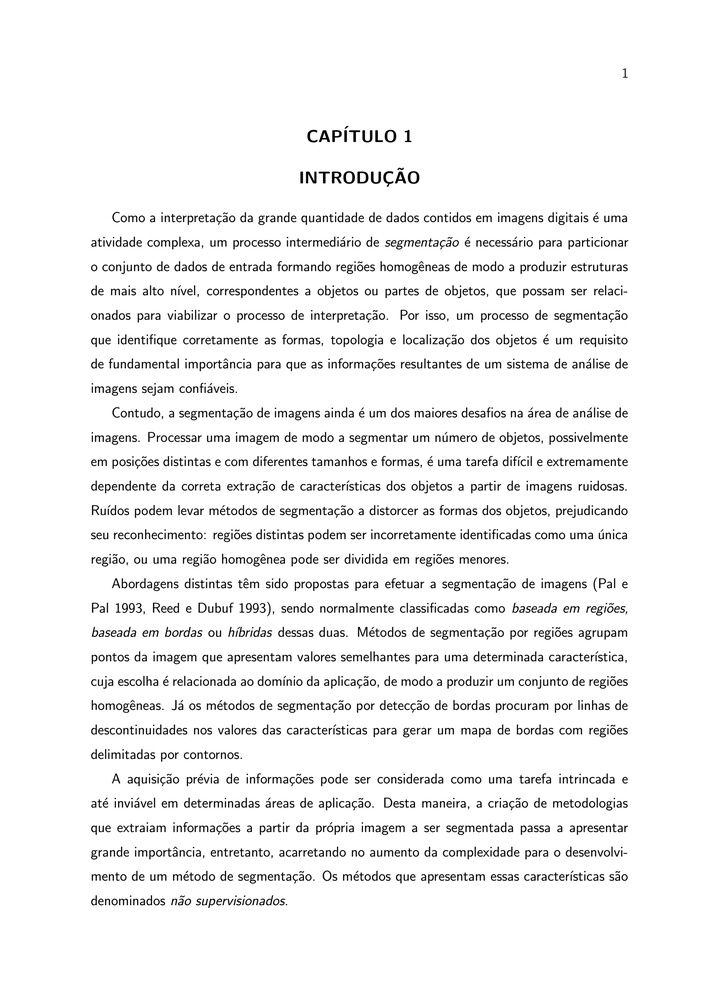
#> input picture tp1/src/dados/page1.jpg, 706 x 999 px, shrunk from 1844 x 2609 before the run
$ jupyter execute playground.ipynb   (shell and % lines are left out)   (Python 2 division)   (older library calls are emulated)
#> lines starting #> are read from the running program, lines starting #| are printed output that depends on the picture; after the words box and inside, x2 and y2 are one past the last pixel; in counts of white or black regions, pixels touching at a corner belong together
[cell 1]
import cv2
from matplotlib import pyplot as plt
import numpy as np
import time as t
print "OpenCV Version : %s " % cv2.__version__

import sys
import os

[cell 2]
src_path = "./export/"


def test(img_path):

    # Read image with opencv
#> called with img_path = 'dados/page1.jpg'
    img = cv2.imread(img_path)
#> img is the input picture: shape (999, 706, 3); min 0, max 255, mean 241.6

    # Convert to gray
    img_gray = cv2.cvtColor(img, cv2.COLOR_BGR2GRAY)
    ret, mask = cv2.threshold(img_gray, 180, 255, cv2.THRESH_BINARY)
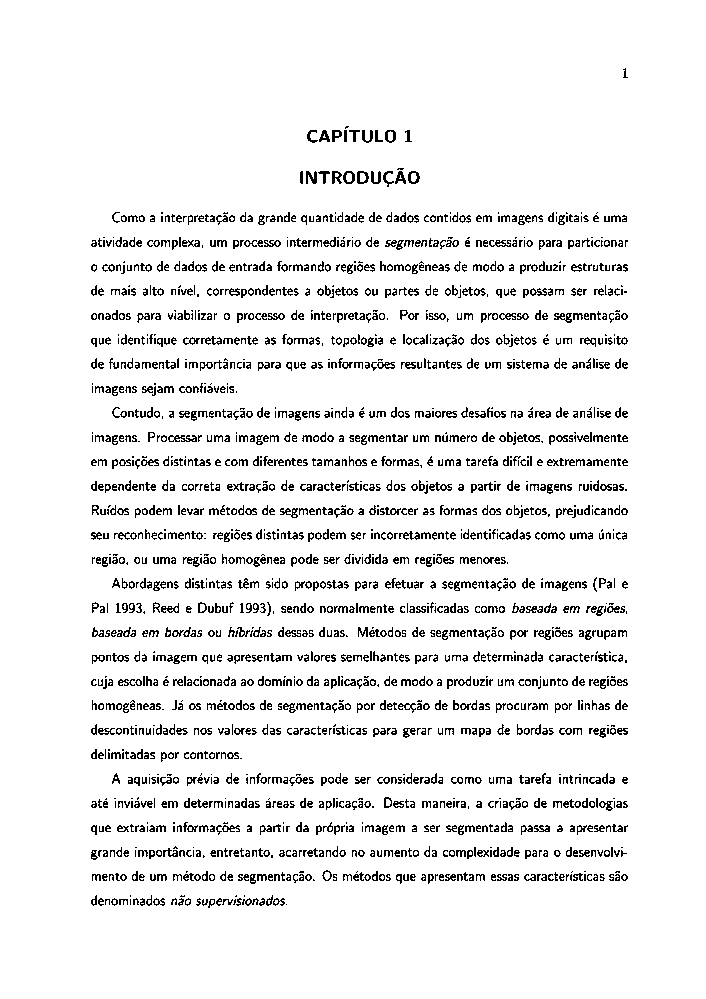
#> mask: shape (999, 706); 92.9% white; black in thin lines or dots, all inside (x1, y1, x2, y2) = (91, 68, 628, 908)
    image_final = cv2.bitwise_and(img_gray, img_gray, mask=mask)
    ret, new_img = cv2.threshold(image_final, 180, 255, cv2.THRESH_BINARY_INV)
    # for black text , cv.THRESH_BINARY_INV

    # Removing noise portions

    # to manipulate the orientation of dilution ,
    # large x means horizonatally dilating  more,
    # large y means vertically dilating more
    kernel = cv2.getStructuringElement(cv2.MORPH_CROSS, (12, 10))
    print kernel
    # dilate , more the iteration more the dilation
    dilated = cv2.dilate(new_img, kernel, iterations=1)
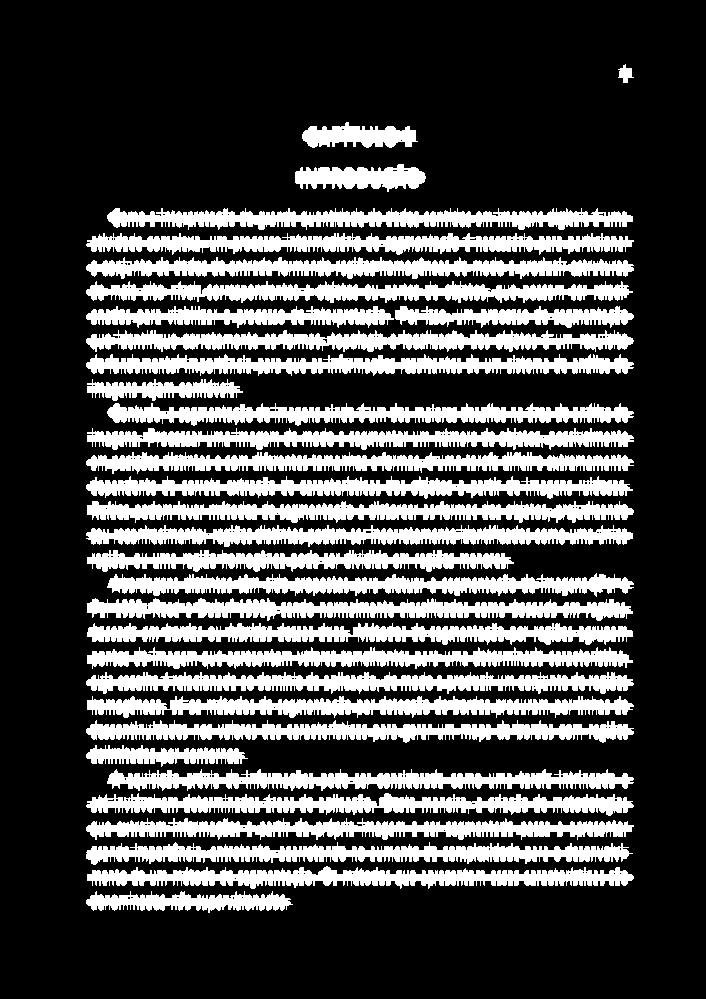
#> dilated: shape (999, 706); 28% white; 33 white regions

    image, contours, hierarchy = cv2.findContours(dilated,cv2.RETR_EXTERNAL,cv2.CHAIN_APPROX_NONE)  # cv3.x.x
#> contours = 33 contours; largest, box (x1, y1, x2, y2) and area: (87, 598, 633, 621) 6577, (86, 672, 634, 694) 6454, (87, 623, 633, 645) 6450, (87, 501, 634, 523) 6436, (86, 257, 634, 279) 6413

    index = 1
    for contour in contours:
        # get rectangle bounding contour
        [x, y, w, h] = cv2.boundingRect(contour)

        # Don't plot small false positives that aren't text
        if w < 15 and h < 15:
            continue

        # draw rectangle around contour on original image
        cv2.rectangle(img, (x, y), (x + w, y + h), (0, 0, 255), 2)

        index = index + 1
#> this loop made 33 passes
#> (x, y, w, h) on passes 1 to 12: (86, 891, 207, 22), (87, 866, 547, 23), (86, 842, 547, 23), (86, 818, 548, 22), (86, 793, 548, 23), (107, 769, 527, 22), (86, 745, 162, 22), (86, 720, 548, 23), (87, 696, 547, 22), (86, 672, 548, 22), (87, 647, 546, 22), (87, 623, 546, 22)
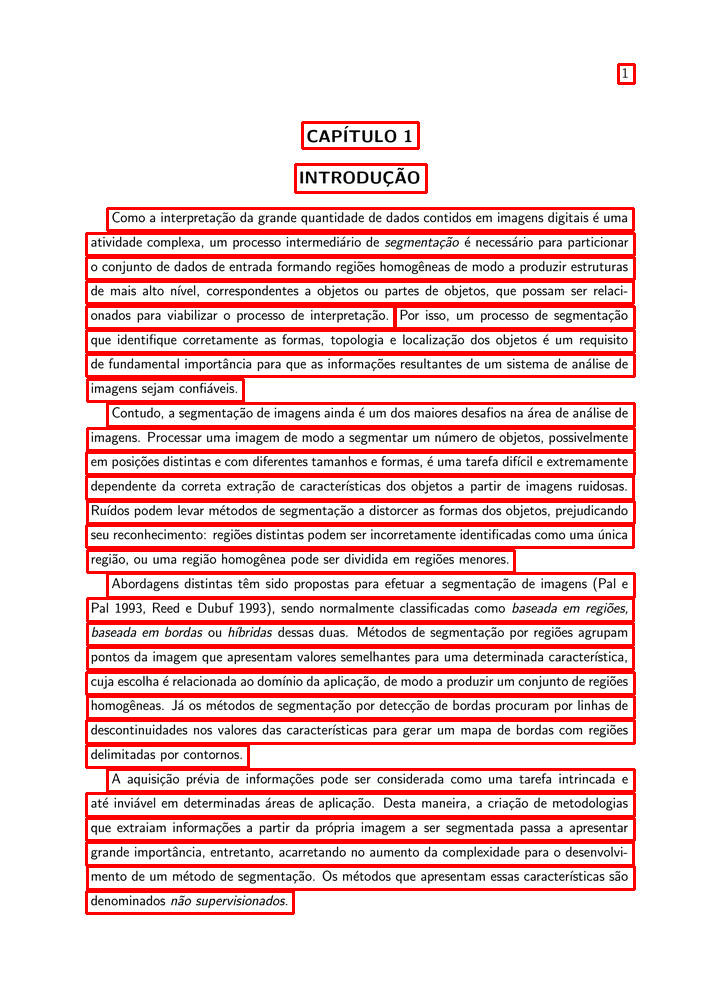
#> img: shape (999, 706, 3); 11.46% of pixels changed, all inside (x1, y1, x2, y2) = (85, 63, 636, 915)
#> after the loop, index = 34

    # Write the image after apply opencv to do some ...
    cv2.imwrite(src_path + "thres.png", img)

test('dados/page1.jpg')

[cell 3]
img = cv2.imread('page1.jpg',0)
edges = cv2.Canny(img,100,200)
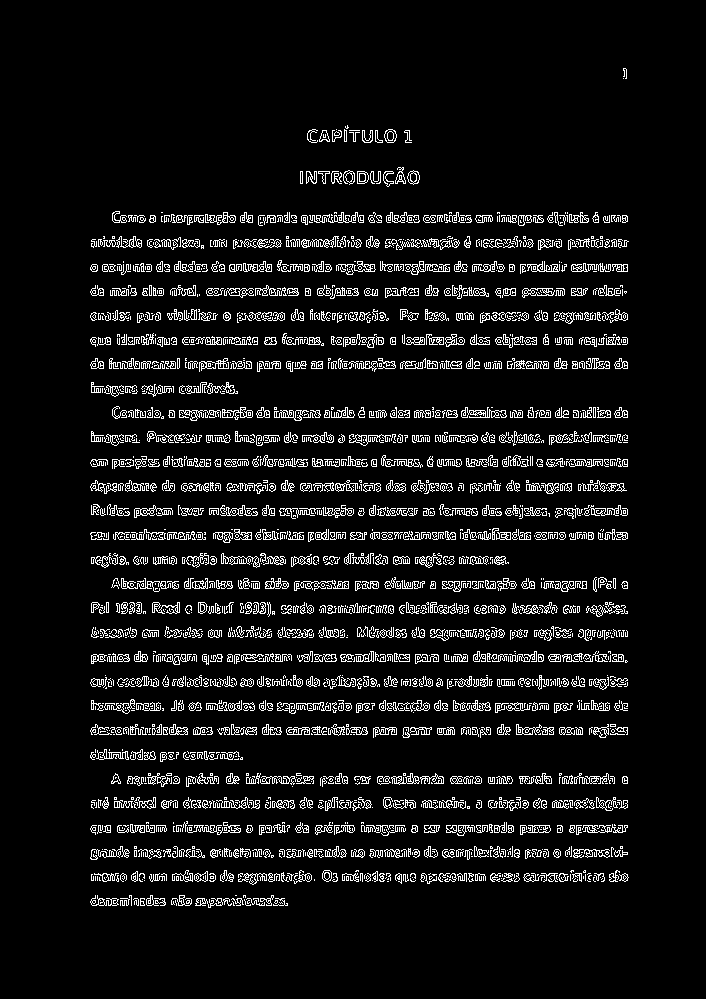
#> edges: shape (999, 706); 7.6% white in thin lines or dots, all inside (x1, y1, x2, y2) = (90, 68, 629, 908)

plt.subplot(121),plt.imshow(img,cmap = 'gray')
plt.title('Original Image'), plt.xticks([]), plt.yticks([])
plt.subplot(122),plt.imshow(edges,cmap = 'gray')
plt.title('Edge Image'), plt.xticks([]), plt.yticks([])

plt.show()

cv2.imwrite('export/foo.jpg', edges)
#> Out = True

[cell 4]
img = cv2.imread('page1.jpg',0)
img = cv2.medianBlur(img,5)
#> img: shape (999, 706)

ret,th1 = cv2.threshold(img,127,255,cv2.THRESH_BINARY)
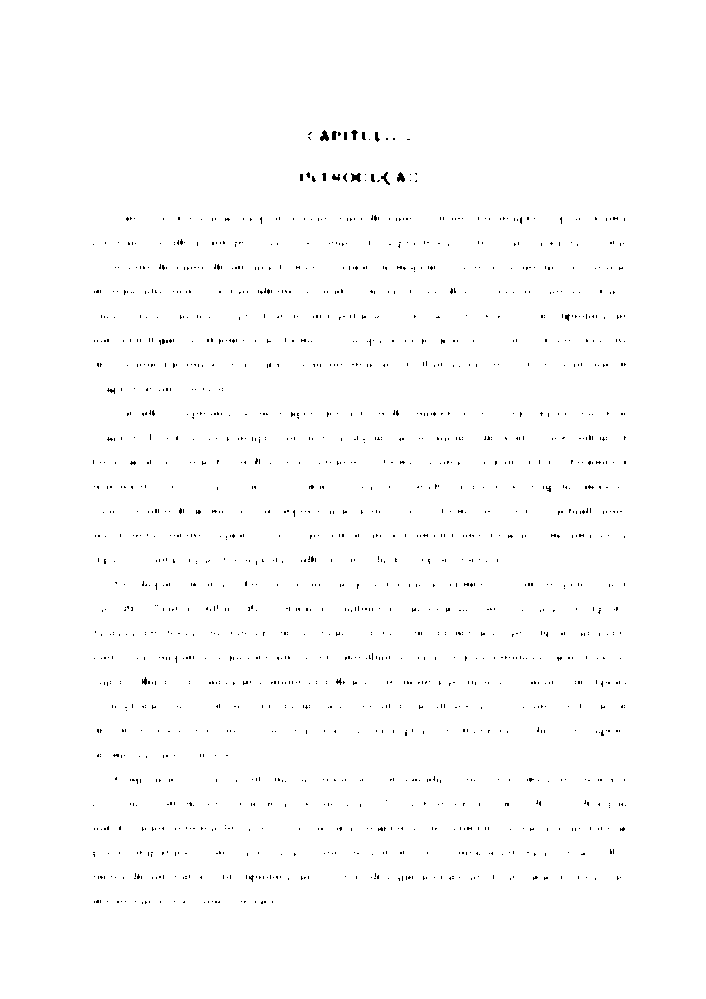
#> th1: shape (999, 706); 99.2% white; black in thin lines or dots, all inside (x1, y1, x2, y2) = (93, 130, 626, 904)
th2 = cv2.adaptiveThreshold(img,255,cv2.ADAPTIVE_THRESH_MEAN_C,\
            cv2.THRESH_BINARY,11,2)
#> th2: shape (999, 706); 92.6% white; 891 black regions (182 under 20 px), largest, box (x1, y1, x2, y2) and area: (207, 897, 285, 906) 333, (321, 605, 393, 613) 303, (185, 799, 249, 808) 299
th3 = cv2.adaptiveThreshold(img,255,cv2.ADAPTIVE_THRESH_GAUSSIAN_C,\
            cv2.THRESH_BINARY,11,2)
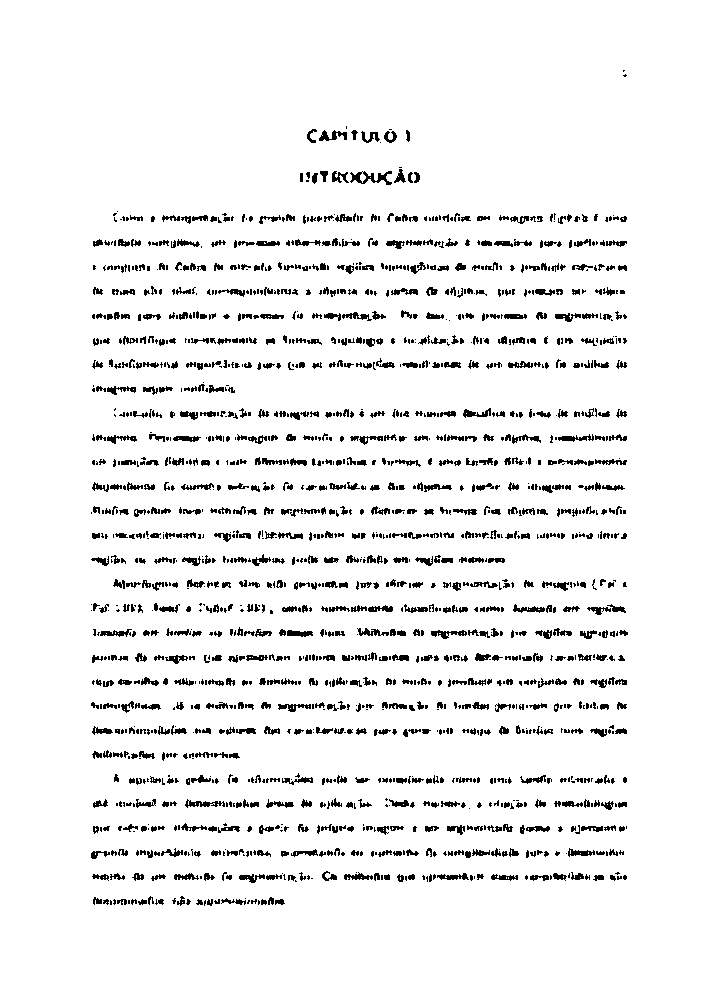
#> th3: shape (999, 706); 93.6% white; black in thin lines or dots, all inside (x1, y1, x2, y2) = (91, 70, 628, 906)

titles = ['Original Image', 'Global Thresholding (v = 127)',
            'Adaptive Mean Thresholding', 'Adaptive Gaussian Thresholding']
images = [img, th1, th2, th3]

for i in xrange(4):
    plt.subplot(2,2,i+1),plt.imshow(images[i],'gray')
    plt.imshow(images[i],'gray')
    plt.title(titles[i])
    plt.xticks([]),plt.yticks([])
    cv2.imwrite('example' + str(i) + '.jpg' , images[i])
plt.show()

$ run again, with tp1/src/dados/page2.jpg copied over tp1/src/dados/page1.jpg
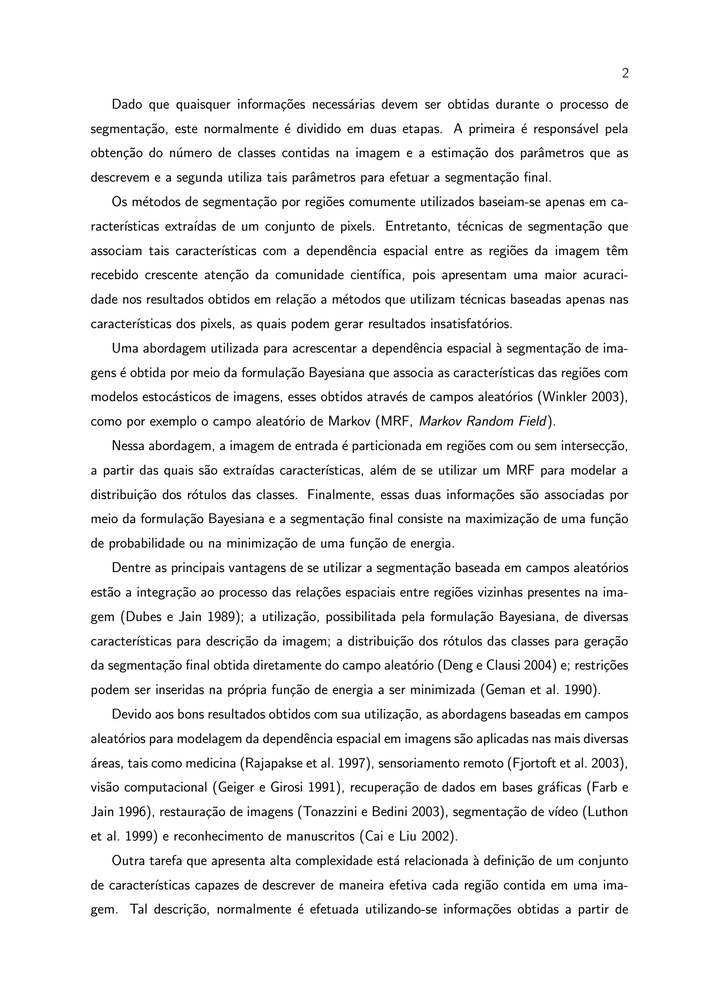
#> input picture tp1/src/dados/page2.jpg, 706 x 999 px, shrunk from 1586 x 2244 before the run
#> in test, img is the input picture: shape (999, 706, 3); min 0, max 255, mean 238.9
#> mask: shape (999, 706); 91.4% white; black in thin lines or dots, all inside (x1, y1, x2, y2) = (91, 68, 628, 917)
#> in test, `dilated = cv2.dilate(new_img, kernel, iterations=1)`:
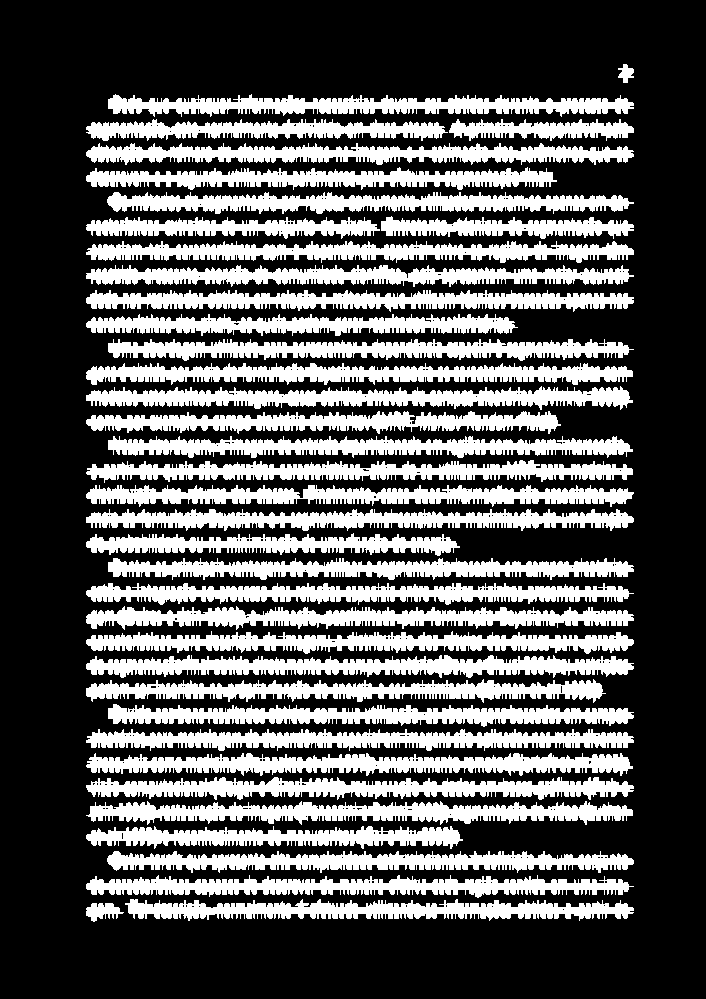
#> dilated: shape (999, 706); 33.8% white; 38 white regions
#> contours = 38 contours; largest, box (x1, y1, x2, y2) and area: (86, 753, 633, 776) 6736, (86, 801, 633, 825) 6720, (86, 655, 634, 678) 6708, (86, 777, 634, 800) 6660, (86, 386, 633, 410) 6658
#> the loop in test, `for contour in contours:` made 38 passes
#> (x, y, w, h) on passes 1 to 8: (86, 903, 38, 19), (125, 899, 509, 22), (86, 875, 548, 23), (107, 851, 527, 22), (86, 826, 377, 23), (86, 801, 547, 24), (86, 777, 548, 23), (86, 753, 547, 23)
#> after the loop in test, `for contour in contours:`: index = 39
#> edges: shape (999, 706); 9.3% white in thin lines or dots, all inside (x1, y1, x2, y2) = (90, 67, 629, 917)
#> Out = True
#> th1: shape (999, 706); 99.2% white; black in thin lines or dots, all inside (x1, y1, x2, y2) = (93, 101, 626, 914)
#> th2: shape (999, 706); 91.1% white; 1168 black regions (296 under 20 px), largest, box (x1, y1, x2, y2) and area: (446, 173, 518, 184) 313, (529, 222, 596, 233) 298, (239, 100, 304, 110) 297
#> `th3 = cv2.adaptiveThreshold(img,255,cv2.ADAPTIVE_THRESH_GAUSSIAN_C,\ c..`:
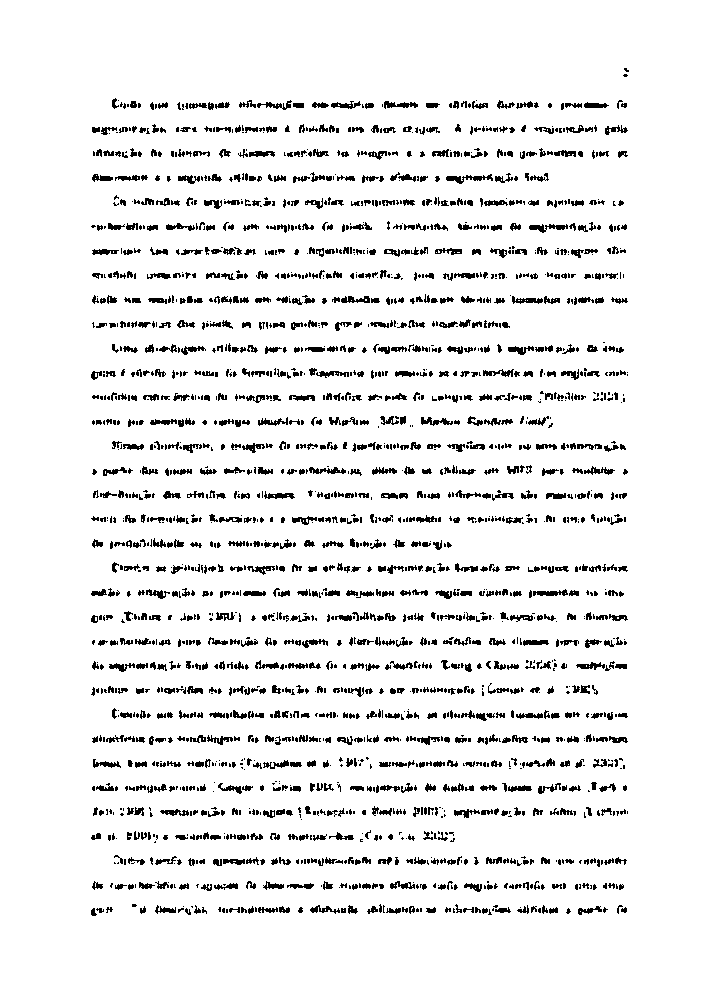
#> th3: shape (999, 706); 92.3% white; black in thin lines or dots, all inside (x1, y1, x2, y2) = (91, 68, 629, 916)
